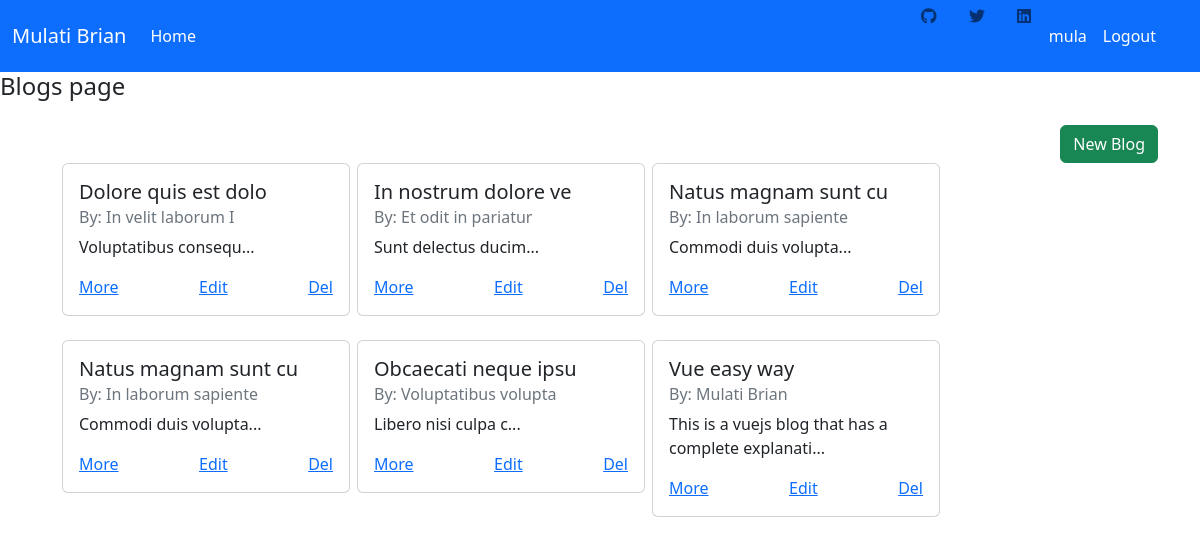
/blogs (signed in), run on the app's committed database.
### home/models.py (models this page shows, shortened)
class Profile(models.Model):
    title=models.CharField(max_length=50)
    author=models.CharField(max_length=50)
    body=models.TextField()
    def trimbody(self):
        return self.body[:50]+"..."

### home/views.py (the view)
# urls.py: path('blogs',BlogView.as_view(),name='blogs'),
class BlogView(LoginRequiredMixin, ListView):
    model=Profile
    template_name='blogs.html'
    login_url="accounts/login"
    redirect_field_name='login'
    def get_queryset(self,*args,**kwargs):
        qs=super().get_queryset(*args,**kwargs)
        qs=qs.order_by("-id")
        return qs

### home/templates/blogs.html (shortened to what this page needs)
{% extends 'main.html'%} {% block content%}
<h4>Blogs page</h4>
<div class="container">
  <div class="d-flex justify-content-sm-end justify-content-md-end">
    <a href="{%url 'newblog'%}" class="btn btn-success mt-3">New Blog</a>
  </div>
  <div class="container-fluid">
    <div class="row">
      {% for blog in object_list %}
      <div class="col-sm-12 col-md-3 mx-2 mb-4">
        <div class="card" style="width: 18rem">
          <div class="card-body">
            <h5 class="card-title">{{blog.title}}</h5>
            <h6 class="card-subtitle mb-2 text-muted">By: {{blog.author}}</h6>
            <p class="card-text">{{blog.trimbody}}</p>
            <div class="d-flex justify-content-between">
              <a href="{% url 'blogdetails' blog.pk %}" class="card-link"
                >More</a
              >
              <a href="{% url 'blogupdate' blog.pk %}" class="card-link"
                >Edit</a
              >
              <a href="{% url 'deleteblog' blog.pk %}" class="card-link"
                >Del</a
              >
            </div>
          </div>
        </div>
      </div>
      {% endfor %}
    </div>
  </div>
</div>
{% endblock%}

### home/templates/navbar.html (shortened to what this page needs)
<nav class="navbar navbar-expand-lg bg-primary">
    <div class="container-fluid">
      <a class="navbar-brand text-white" href="#">Mulati Brian</a>
      <div class="collapse navbar-collapse" id="navbarText">
        <ul class="navbar-nav me-auto mb-2 mb-lg-0">
          <li class="nav-item">
            <a class="nav-link active text-white" aria-current="page" href="#">Home</a>
          </li>
        </ul>
       <div class="d-flex items-center justify-content-between">
        <div class="mx-3 hover-overlay">
          <span class="navbar-text"><i class="fa-brands fa-github"></i>
          </span>
       </div>
       <div class="mx-3 hover-overlay">
         <span class="navbar-text"><i class="fa-brands fa-twitter"></i>
      </div>
      <div class="mx-3 hover-overlay">
       <span class="navbar-text"><i class="fa-brands fa-linkedin"></i>
       </span>
       {% if user.is_authenticated %}
        <div class="d-flex mx-3">
          <p class="text-white mx-3"> {{user.username}}</p>
          <a href="{% url 'logout'%}" class="nav-link text-white" >Logout</a>
        </div>
       {% else%}
       <div class="mx-3 hover-overlay">
        <a href="{% url 'login' %}" class="nav-link text-white">Login</a>
      </div>
       {% endif %}
       </div>
     </div>
      </div>
    </div>
  </nav>

### data on the page
Profile: title "Dolore quis est dolo", author "In velit laborum I", trimbody "Voluptatibus consequ..."
Profile: title "In nostrum dolore ve", author "Et odit in pariatur", trimbody "Sunt delectus ducim..."
Profile: title "Natus magnam sunt cu", author "In laborum sapiente", trimbody "Commodi duis volupta..."
Profile: title "Natus magnam sunt cu", author "In laborum sapiente", trimbody "Commodi duis volupta..."
Profile: title "Obcaecati neque ipsu", author "Voluptatibus volupta", trimbody "Libero nisi culpa c..."
Profile: title "Vue easy way", author "Mulati Brian", trimbody "This is a vuejs blog that has a complete explanati..."

### other printed values
{{ user.username }} "mula"
